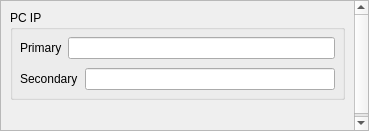
<?xml version="1.0" encoding="UTF-8"?>
<ui version="4.0">
 <class>NetworkSettings</class>
 <widget class="QWidget" name="NetworkSettings">
  <property name="geometry">
   <rect>
    <x>0</x>
    <y>0</y>
    <width>369</width>
    <height>131</height>
   </rect>
  </property>
  <property name="sizePolicy">
   <sizepolicy hsizetype="Preferred" vsizetype="Preferred">
    <horstretch>0</horstretch>
    <verstretch>1</verstretch>
   </sizepolicy>
  </property>
  <property name="windowTitle">
   <string>Form</string>
  </property>
  <layout class="QVBoxLayout" name="verticalLayout">
   <property name="leftMargin">
    <number>0</number>
   </property>
   <property name="topMargin">
    <number>0</number>
   </property>
   <property name="rightMargin">
    <number>0</number>
   </property>
   <property name="bottomMargin">
    <number>0</number>
   </property>
   <item>
    <widget class="QScrollArea" name="scrollArea">
     <property name="widgetResizable">
      <bool>true</bool>
     </property>
     <widget class="QWidget" name="scrollAreaWidgetContents">
      <property name="geometry">
       <rect>
        <x>0</x>
        <y>0</y>
        <width>350</width>
        <height>156</height>
       </rect>
      </property>
      <layout class="QVBoxLayout" name="verticalLayout_2">
       <item>
        <widget class="QGroupBox" name="groupBox">
         <property name="sizePolicy">
          <sizepolicy hsizetype="Preferred" vsizetype="Maximum">
           <horstretch>0</horstretch>
           <verstretch>0</verstretch>
          </sizepolicy>
         </property>
         <property name="minimumSize">
          <size>
           <width>0</width>
           <height>0</height>
          </size>
         </property>
         <property name="font">
          <font>
           <pointsize>9</pointsize>
          </font>
         </property>
         <property name="title">
          <string>PC IP</string>
         </property>
         <layout class="QVBoxLayout" name="verticalLayout_3">
          <property name="spacing">
           <number>5</number>
          </property>
          <property name="leftMargin">
           <number>5</number>
          </property>
          <property name="topMargin">
           <number>5</number>
          </property>
          <property name="rightMargin">
           <number>5</number>
          </property>
          <property name="bottomMargin">
           <number>5</number>
          </property>
          <item>
           <widget class="QWidget" name="widget" native="true">
            <property name="sizePolicy">
             <sizepolicy hsizetype="Preferred" vsizetype="Maximum">
              <horstretch>0</horstretch>
              <verstretch>0</verstretch>
             </sizepolicy>
            </property>
            <layout class="QHBoxLayout" name="horizontalLayout">
             <property name="leftMargin">
              <number>2</number>
             </property>
             <property name="topMargin">
              <number>2</number>
             </property>
             <property name="rightMargin">
              <number>2</number>
             </property>
             <property name="bottomMargin">
              <number>2</number>
             </property>
             <item>
              <widget class="QLabel" name="label">
               <property name="font">
                <font>
                 <family>Arial</family>
                 <pointsize>9</pointsize>
                </font>
               </property>
               <property name="text">
                <string>Primary</string>
               </property>
              </widget>
             </item>
             <item>
              <widget class="QLineEdit" name="p_pc_ip_edit"/>
             </item>
            </layout>
           </widget>
          </item>
          <item>
           <widget class="QWidget" name="widget_3" native="true">
            <property name="sizePolicy">
             <sizepolicy hsizetype="Preferred" vsizetype="Maximum">
              <horstretch>0</horstretch>
              <verstretch>0</verstretch>
             </sizepolicy>
            </property>
            <layout class="QHBoxLayout" name="horizontalLayout_3">
             <property name="spacing">
              <number>7</number>
             </property>
             <property name="leftMargin">
              <number>2</number>
             </property>
             <property name="topMargin">
              <number>2</number>
             </property>
             <property name="rightMargin">
              <number>2</number>
             </property>
             <property name="bottomMargin">
              <number>2</number>
             </property>
             <item>
              <widget class="QLabel" name="label_4">
               <property name="text">
                <string>Secondary</string>
               </property>
              </widget>
             </item>
             <item>
              <widget class="QLineEdit" name="s_pc_ip_edit"/>
             </item>
            </layout>
           </widget>
          </item>
         </layout>
        </widget>
       </item>
       <item>
        <widget class="QWidget" name="widget_5" native="true">
         <layout class="QHBoxLayout" name="horizontalLayout_5"/>
        </widget>
       </item>
      </layout>
     </widget>
    </widget>
   </item>
  </layout>
 </widget>
 <resources/>
 <connections/>
</ui>
